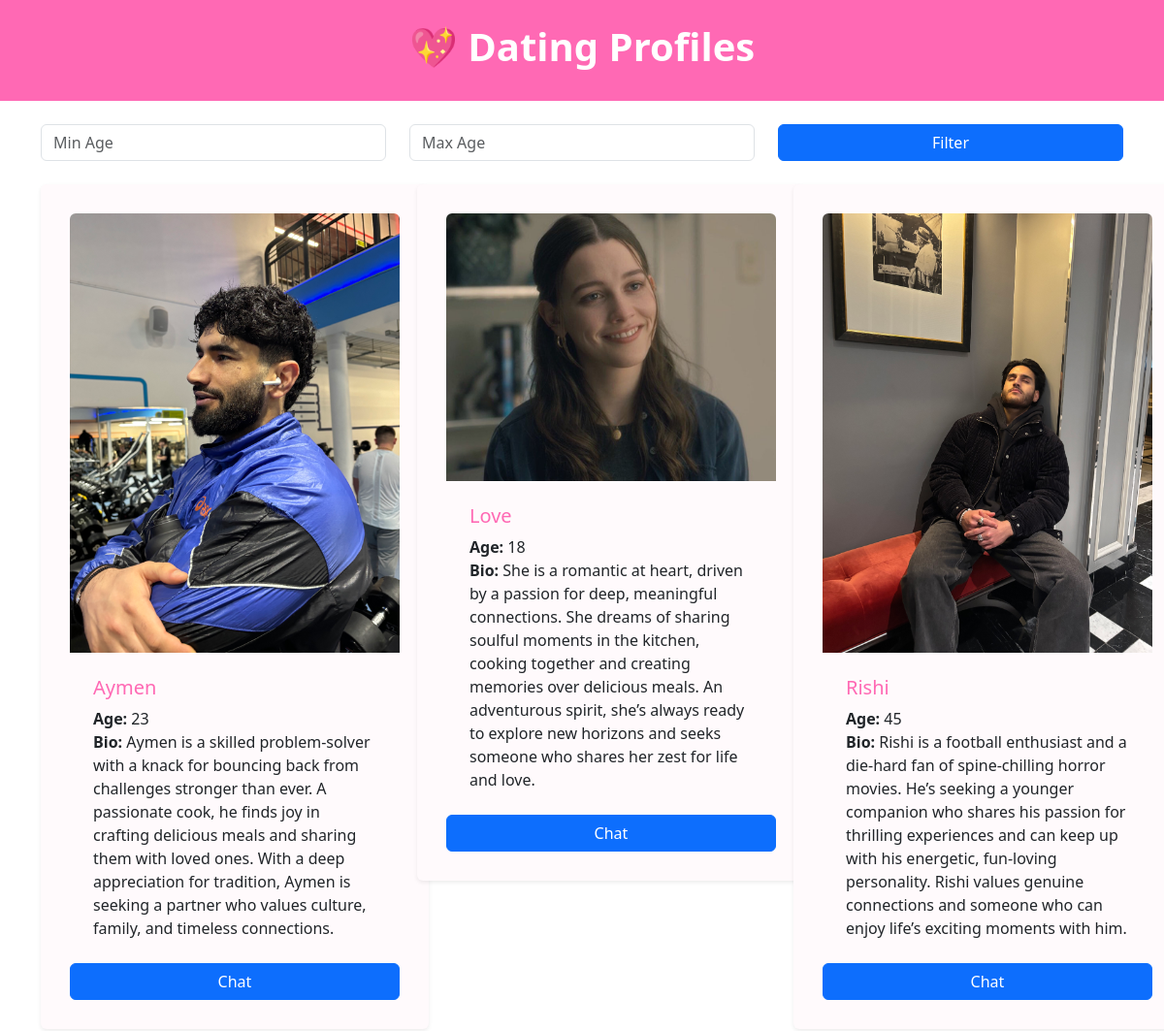
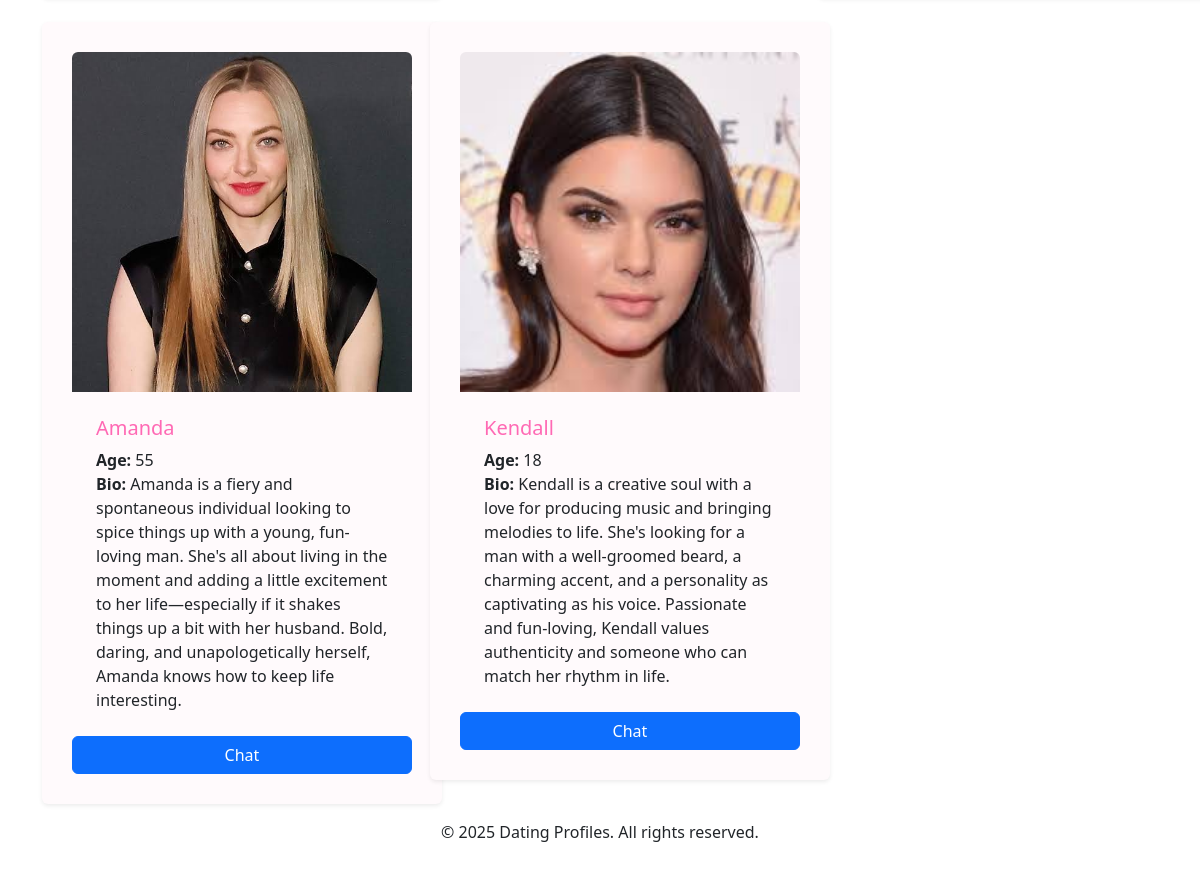
The page /profiles (signed in) on the database its author committed (2 pictures, top to bottom).
### profiles/models.py (models this page shows)
class Profile(models.Model):
    user = models.OneToOneField(User,on_delete=models.CASCADE,default=1)
    age = models.PositiveIntegerField()
    bio = models.TextField()
    image = models.ImageField(upload_to='profile_images',blank=True,null=True)

### profiles/views.py (the view)
# urls.py: path('profiles',views.profile_list,name='profile_list'),
@login_required
def profile_list(request):
    profiles = Profile.objects.exclude(user=request.user)
    min_age = request.GET.get('min_age')
    max_age = request.GET.get('max_age')
    if min_age and max_age and int(min_age) > int(max_age):
        error_message = "Minumum age cannot be greater than maximum age"
        return render(request,'profiles/profile_list.html', {'profiles': profiles, 'error_message':error_message})
    if min_age:
        profiles = profiles.filter(age__gte=min_age)
    if max_age:
        profiles = profiles.filter(age__lte=max_age)
    return render(request, 'profiles/profile_list.html', {'profiles': profiles})

### profiles/templates/profiles/profile_list.html (shortened to what this page needs)
{% load static %}
<!DOCTYPE html>
<html lang="en">
<head>
    <link rel="stylesheet" href="{% static 'css/styles.css' %}">
    <link href="https://cdn.jsdelivr.net/npm/bootstrap@5.3.0-alpha3/dist/css/bootstrap.min.css" rel="stylesheet">
</head>
<body>
<header class="py-4" style="background-color: #ff69b4; color: white; text-align: center;">
    <h1 style="font-weight: bold;">💖 Dating Profiles</h1>
</header>
<div class="content">
    <div class="container mt-4">
    <form method="get" action="{% url 'profile_list' %}" class="mb-4">
        <div class="row">
            <div class="col-md-4">
                <input type="number" name="min_age" class="form-control" placeholder="Min Age" value="{{ request.GET.min_age }}">
            </div>
            <div class="col-md-4">
                <input type="number" name="max_age" class="form-control" placeholder="Max Age" value="{{ request.GET.max_age }}">
            </div>
            <div class="col-md-4">
                <button type="submit" class="btn btn-primary w-100">Filter</button>
            </div>
        </div>
    </form>
        <div class="row row-cols-1 row-cols-md-3 g-4 gx-5">
            {% for profile in profiles %}
            <div class="col">
                <div class="card border-0 shadow-sm" style="background-color: #fffafc;">
                    {% if profile.image %}
                    <img src="{{ profile.image.url }}" class="card-img-top rounded-top" alt="Profile Image">
                    {% endif %}
                    <div class="card-body p-4">
                        <h5 class="card-title" style="color: #ff69b4;">{{ profile.user.username }}</h5>
                        <p class="card-text">
                            <strong>Age:</strong> {{ profile.age }}<br>
                            <strong>Bio:</strong> {{ profile.bio }}
                        </p>
                    </div>
                    <a href="{% url 'chat' profile.user.id %}" class="btn btn-primary">Chat</a>
                </div>
            </div>
            {% endfor %}
        </div>
    </div>
</div>
<footer class="py-3 text-center">
    <p>© 2025 Dating Profiles. All rights reserved.</p>
</footer>
</body>
</html>

### static/css/styles.css (style rules this page uses)
.card { background-color: #f9f9f9; border: 1px solid #ddd; border-radius: 8px; padding: 30px; width: 400px; box-shadow: 0 6px 12px rgba(0, 0, 0, 0.1); transition: transform 0.2s ease, box-shadow 0.2s ease; }

### rows shown on the page
Profile: image (picture), user.username "Aymen", age "23", bio "Aymen is a skilled problem-solver with a knack for bouncing back from challenges stronger than ever. A passionate cook, he finds joy in crafting delicious meals and sharing them with loved ones. With a deep appreciation for tradition, Aymen is seeking a partner who values culture, family, and timeless connections."
Profile: image (picture), user.username "Love", age "18", bio "She is a romantic at heart, driven by a passion for deep, meaningful connections. She dreams of sharing soulful moments in the kitchen, cooking together and creating memories over delicious meals. An adventurous spirit, she’s always ready to explore new horizons and seeks someone who shares her zest for life and love."
Profile: image (picture), user.username "Rishi", age "45", bio "Rishi is a football enthusiast and a die-hard fan of spine-chilling horror movies. He’s seeking a younger companion who shares his passion for thrilling experiences and can keep up with his energetic, fun-loving personality. Rishi values genuine connections and someone who can enjoy life’s exciting moments with him."
Profile: image (picture), user.username "Amanda", age "55", bio "Amanda is a fiery and spontaneous individual looking to spice things up with a young, fun-loving man. She's all about living in the moment and adding a little excitement to her life—especially if it shakes things up a bit with her husband. Bold, daring, and unapologetically herself, Amanda knows how to keep life interesting."
Profile: image (picture), user.username "Kendall", age "18", bio "Kendall is a creative soul with a love for producing music and bringing melodies to life. She's looking for a man with a well-groomed beard, a charming accent, and a personality as captivating as his voice. Passionate and fun-loving, Kendall values authenticity and someone who can match her rhythm in life."
